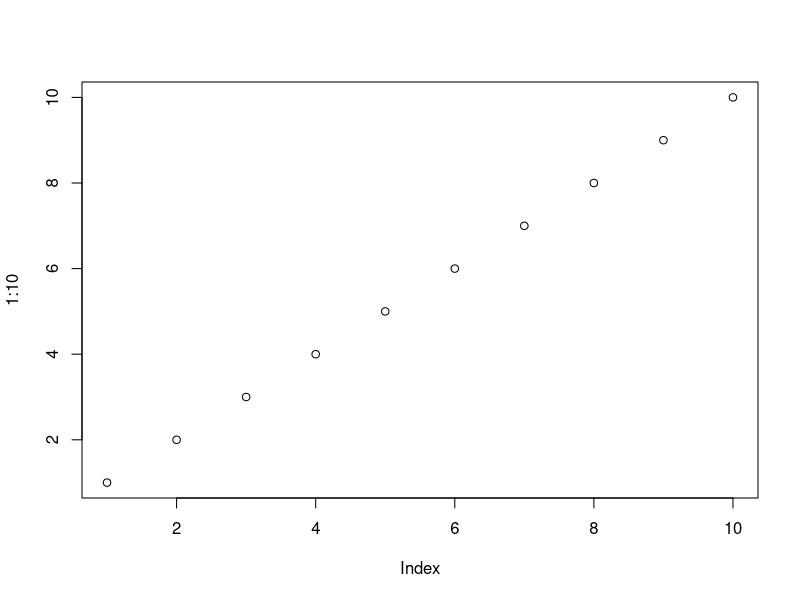
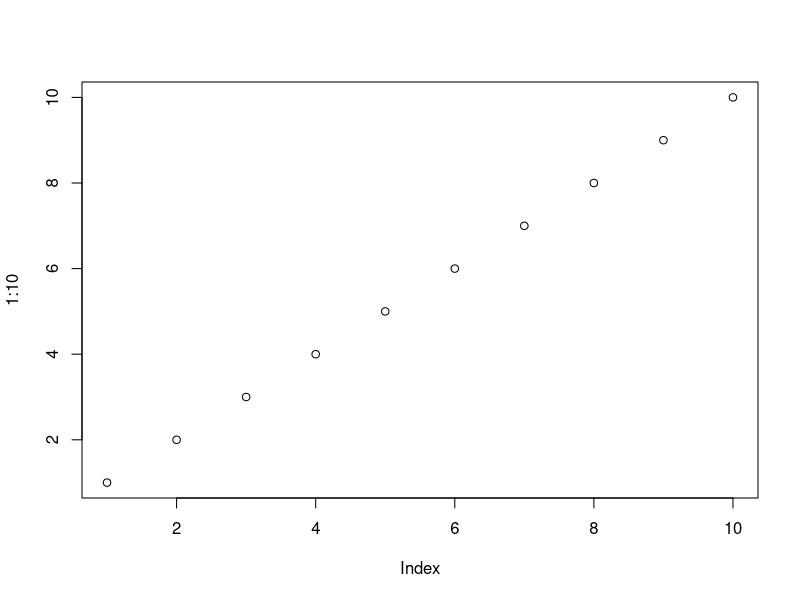
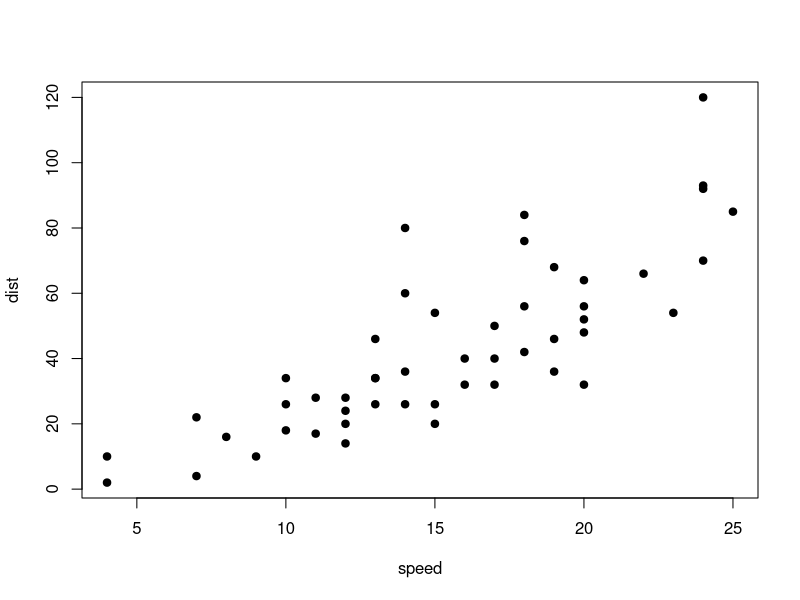
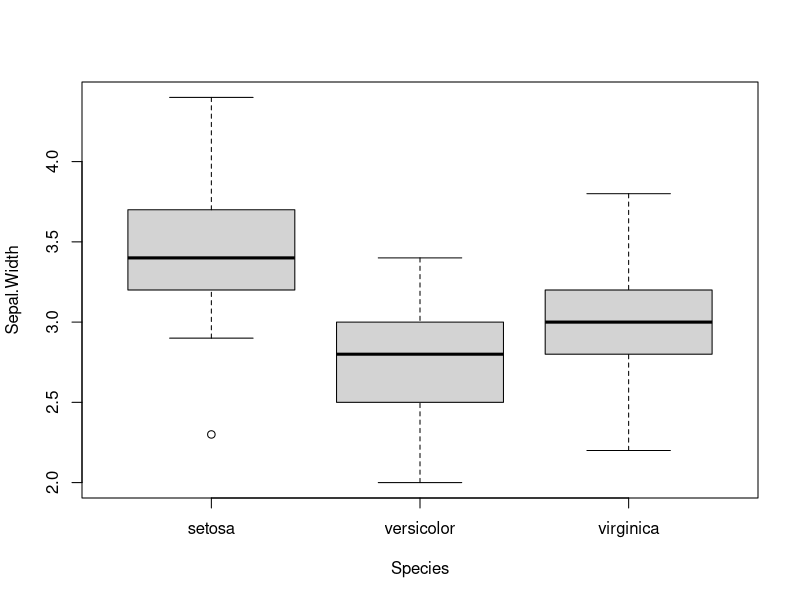

The R script that drew these images, in order:
## ---- chunk 1
knitr::opts_chunk$set(echo = TRUE)

# DOCUMENTATION:
# https://bookdown.org/yihui/rmarkdown-cookbook/tables.html
# https://bookdown.org/yihui/bookdown/citations.html

## ---- chunk 2
knitr::kable(mtcars[1:5, 1:5],
             caption = "The mtcars data.",
             caption.short = "shortcap",
             table.envir = "table",
             position = "h",
             booktabs = TRUE)
## ---- chunk 3
d1 <- head(cars, 3)
d2 <- head(mtcars[, 1:3], 5)
knitr::kable(
  list(d1, d2),
  caption = 'Two tables placed side by side.',
  booktabs = TRUE, valign = 't'
)
## ---- chunk 4
plot(1:10)
## ---- chunk 5
plot(1:10)
plot(cars, pch = 19)
boxplot(Sepal.Width ~ Species, data = iris)
